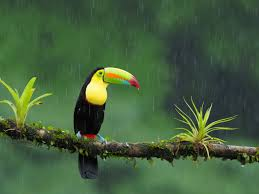
//> input picture pro18/sample.jpeg, 259 x 194 px
$ ./main   (built with g++ and OpenCV 4)
//> lines starting //> are read from the running program, lines starting //| are printed output that depends on the picture
#include <opencv2/opencv.hpp>
#include <opencv2/opencv_modules.hpp>
#include <iostream>
#include <string.h>

using namespace cv;
using namespace std;

int main()
{

    // Read image
    Mat img = imread("/Users/Han/programming/opencv/pro18/sample.jpeg", 0);
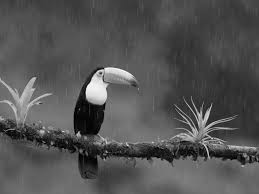
//> img: 194 rows x 259 cols, CV_8UC1; min 0, max 255, mean 83.3

    // Make sure the both image dimensions are a multiple of 2
    Mat img2;
    int w = img.cols;
//> w = 259
    int h = img.rows;
//> h = 194
    int w2, h2;
    if (w % 2 == 0)
        w2 = w;
    else
        w2 = w + 1;
//> w2 = 260
    if (h % 2 == 0)
        h2 = h;
//> h2 = 194
    else
        h2 = h + 1;
    copyMakeBorder(img, img2, 0, h2 - h, 0, w2 - w, BORDER_REPLICATE);
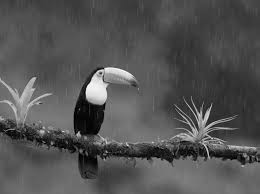
//> img2: 194 rows x 260 cols, CV_8UC1; min 0, max 255, mean 83.3

    // Grayscale image is 8bits per pixel,
    // but dct() method wants float values!
    Mat img3 = Mat(img2.rows, img2.cols, CV_64F);
    img2.convertTo(img3, CV_64F);
    imshow("img.jpg", img3);

    // Let's do the DCT now: image => frequencies
    Mat freq;
    dct(img3, freq);
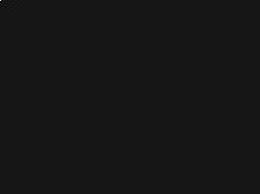
//> freq: 194 rows x 260 cols, CV_64FC1; min -1789.7, max 18701.7, mean 0.3; drawn with min black and max white

    // Save a visualization of the DCT coefficients
    imshow("dct.jpg", freq);

    for (int Start = 100; Start > 0; Start -= 1)
    {
        // Set some frequencies to 0
        for (int y = Start; y < freq.rows; y++)
        {
            for (int x = Start; x < freq.cols; x++)
            {
                freq.at<double>(y, x) = 0.0;
            }
        }

        // Do inverse DCT: (some low) frequencies => image
        Mat dst;
        idct(freq, dst);

        // Show frame nr
        /* char txt[100];
    printf(txt, "%04d", Start);
    cv::putText( dst, txt, Point(10,20),
     CV_FONT_HERSHEY_SIMPLEX, 0.5, CV_RGB(0,0,0) );*/

        // Save visualization of reconstructed image where
        //we have thrown away some of the high frequencies
        //char fname[500];
        //sprintf(fname, "C:/Users/Chandu/Documents/Visual Studio 2010/Projects/dct/dct/idct_%04d.bmp", Start);
        imshow("dst.jpg", dst);
        imwrite("idist.jpg", dst);
    }

    waitKey();
}
